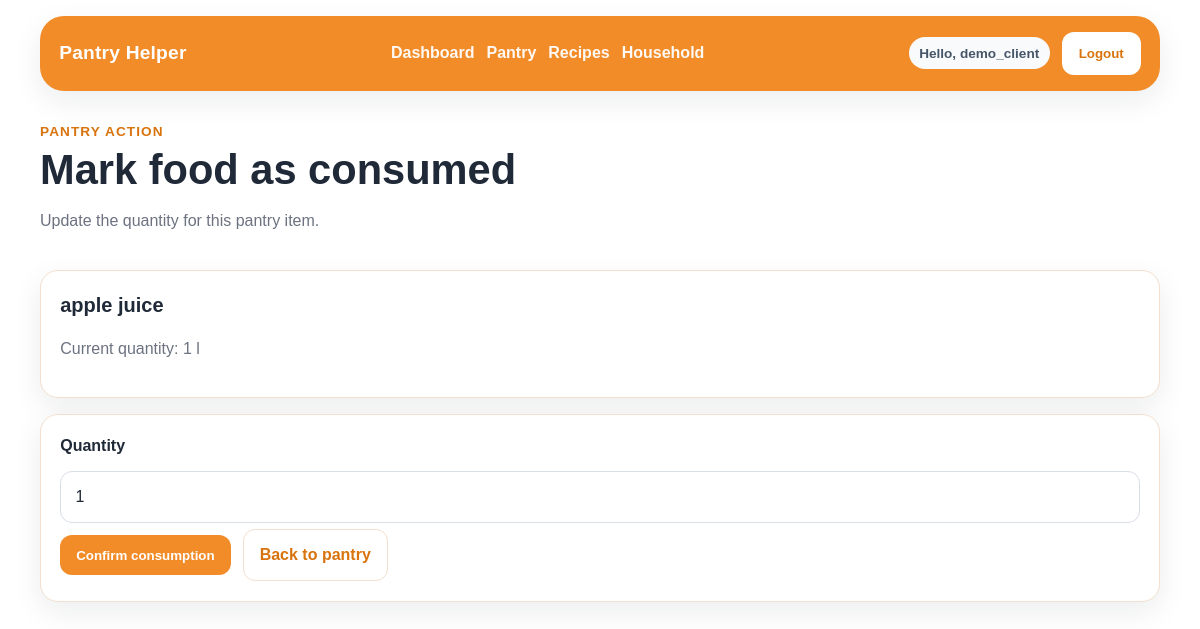
The page /foods/13/consume/ (signed in) on the database as committed earlier.
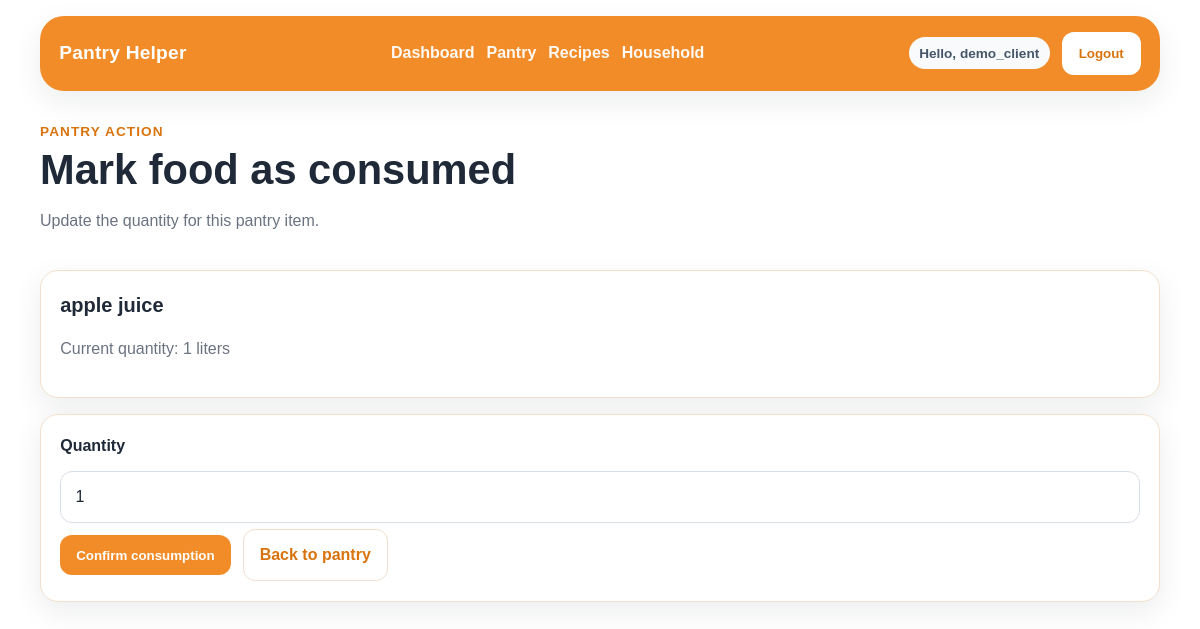
The same page on the database as committed later.
### app/models.py (models this page shows, shortened)
class Food(models.Model):
    LOCATION_CHOICES = [
        ('FRIDGE', 'Fridge'),
        ('FREEZER', 'Freezer'),
        ('PANTRY', 'Pantry'),
    ]
    household = models.ForeignKey(
        Household,
        on_delete=models.CASCADE,
        related_name='foods'
    )
    ingredient = models.ForeignKey(
        Ingredient,
        on_delete=models.CASCADE,
        related_name='foods'
    )
    quantity = models.IntegerField(default=0)
    unit = models.CharField(
        max_length=20,
        choices=Unit.choices,
        default=Unit.UNITS,
    )
    location = models.CharField(
        max_length=20,
        choices=LOCATION_CHOICES,
        default='PANTRY')
    expiry_date = models.DateField(null=True, blank=True)
    notes = models.TextField(blank=True)
    added_by = models.ForeignKey(
        User,
        on_delete=models.SET_NULL,
        null=True,
        blank=True,
        related_name='added_foods'
    )
    class Meta:
        ordering = ['expiry_date', 'ingredient__name']
        permissions = [
            ('mark_food_consumed', 'Can mark a food item as consumed'),
            ('mark_food_wasted', 'Can mark a food item as wasted'),
        ]

class Ingredient(models.Model):
    name = models.CharField(max_length=120)
    category = models.ForeignKey(
        Category,
        on_delete=models.SET_NULL,
        null=True,
        blank=True,
        related_name='ingredients'
    )
    class Meta:
        ordering = ['name']

### app/views.py (the view)
# urls.py: path('foods/<int:pk>/consume/', views.food_consume, name='food_consume'),
@login_required
@permission_required('app.mark_food_consumed', raise_exception=True)
def food_consume(request, pk):
    membership = get_membership(request.user)
    if membership is None:
        return redirect('app:dashboard')
    food = get_object_or_404(Food, pk=pk, household=membership.household)
    if request.method == 'POST':
        form = FoodQuantityForm(request.POST, food=food)
        if form.is_valid():
            quantity = form.cleaned_data['quantity']
            if quantity == food.quantity:
                food.delete()
            else:
                food.quantity -= quantity
                food.save()
            return redirect('app:food_list')
    else:
        form = FoodQuantityForm(food=food)
    return render(request, 'app/food/food_action.html', {
        'form': form,
        'food': food,
        'page_title': 'Mark food as consumed',
        'submit_label': 'Confirm consumption',
    })

### app/forms.py (shortened to what this page needs)
class FoodQuantityForm(forms.Form):
    quantity = forms.IntegerField(min_value=1, initial=1)
    def __init__(self, *args, **kwargs):
        self.food = kwargs.pop('food', None)
        super().__init__(*args, **kwargs)

### app/utils.py (called while the page is built)
def get_membership(user):
    return getattr(user, 'household_member', None)

### app/templates/app/food/food_action.html (shortened to what this page needs)
{% extends "base.html" %}
{% block content %}
<div class="page-header">
    <div>
        <span class="eyebrow">Pantry action</span>
        <h1>{{ page_title }}</h1>
        <p class="page-subtitle">Update the quantity for this pantry item.</p>
    </div>
</div>
<div class="card">
    <h2>{{ food.ingredient.name }}</h2>
    <p class="page-subtitle">Current quantity: {{ food.quantity }} {{ food.unit }}</p>
</div>
<form method="post" class="card form-card">
    <div class="form-field">
        <label for="{{ form.quantity.id_for_label }}">{{ form.quantity.label }}</label>
        {{ form.quantity }}
    </div>
    <div class="form-field">
    </div>
    <div class="page-actions">
        <button type="submit" class="btn">{{ submit_label }}</button>
        <a href="{% url 'app:food_list' %}" class="btn btn-secondary">Back to pantry</a>
    </div>
</form>
{% endblock %}

### app/templates/base.html (shortened to what this page needs)
{% load static %}
<!DOCTYPE html>
<html lang="pt">
<head>
    <link rel="stylesheet" href="{% static 'css/style.css' %}">
</head>
<body>
    <header class="site-shell">
        <div class="container">
            <nav class="navbar">
                <a class="brand" href="{% if user.is_authenticated %}{% url 'app:dashboard' %}{% endif %}">
                    Pantry Helper
                </a>
                <div class="nav-links">
                    {% if user.is_authenticated %}
                        <a href="{% url 'app:dashboard' %}">Dashboard</a>
                        {% if perms.app.view_food %}
                            <a href="{% url 'app:food_list' %}">Pantry</a>
                        {% endif %}
                        {% if perms.app.view_recipe %}
                            <a href="{% url 'app:recipe_list' %}">Recipes</a>
                        {% endif %}
                        <a href="{% url 'app:household_manage' %}">Household</a>
                    {% endif %}
                </div>
                <div class="nav-user">
                    {% include "loginpartial.html" %}
                </div>
            </nav>
        </div>
    </header>
    <main class="container main-content">
        {% block content %}
        {% endblock %}
    </main>
</body>
</html>

### app/templates/loginpartial.html (shortened to what this page needs)
{% if user.is_authenticated %}
    <div class="auth-box">
        <span class="tag tag-muted">Hello, {{ user.username }}</span>
        <form action="{% url 'logout' %}" method="post" class="inline-form">
            <button type="submit" class="btn btn-light">Logout</button>
        </form>
    </div>
{% else %}
    <a href="{% url 'login' %}" class="btn btn-light">Login</a>
{% endif %}

### static/css/style.css (style rules this page uses)
:root { --bg: #ffffff; --surface: #ffffff; --surface-soft: #fff7ef; --border: #f2dfcf; --text: #1f2937; --muted: #6b7280; --accent: #f28c28; --accent-dark: #d9730d; --accent-soft: #fff2e2; --success-soft: #ecfdf3; --success-text: #166534; --warning-soft: #fff7ed; --warning-text: #9a3412; --danger-soft: #fff1f2; --danger-text: #be123c; --shadow: 0 10px 30px rgba(17, 24, 39, 0.08); --radius: 18px; }
* { box-sizing: border-box; }
html { scroll-behavior: smooth; }
body { margin: 0; font-family: Arial, Helvetica, sans-serif; background: var(--bg); color: var(--text); line-height: 1.55; }
a { color: var(--accent-dark); text-decoration: none; }
.container { width: min(1120px, calc(100% - 2rem)); margin: 0 auto; }
.site-shell { padding: 1rem 0 0; background: var(--bg); }
.navbar { background: var(--accent); border-radius: 24px; padding: 1rem 1.2rem; display: flex; gap: 1rem; align-items: center; justify-content: space-between; box-shadow: var(--shadow); flex-wrap: wrap; }
.brand { font-size: 1.2rem; font-weight: 700; color: white; letter-spacing: 0.2px; }
.nav-links, .nav-user, .auth-box, .inline-form, .page-actions, .tag-row { display: flex; align-items: center; gap: 0.75rem; flex-wrap: wrap; }
.nav-links a { color: white; font-weight: 600; opacity: 0.95; }
.main-content { padding: 1.75rem 0 2.5rem; }
.page-header { display: flex; justify-content: space-between; align-items: end; gap: 1rem; margin-bottom: 1.25rem; flex-wrap: wrap; }
.eyebrow { display: inline-block; font-size: 0.85rem; font-weight: 700; color: var(--accent-dark); text-transform: uppercase; letter-spacing: 0.08em; margin-bottom: 0.35rem; }
h1, h2, h3 { margin-top: 0; color: var(--text); }
h1 { font-size: clamp(1.9rem, 4vw, 2.6rem); line-height: 1.1; margin-bottom: 0.5rem; }
h2 { font-size: 1.25rem; margin-bottom: 0.8rem; }
.page-subtitle, .muted, .item-notes, .helper-text { color: var(--muted); }
.card { background: var(--surface); border: 1px solid var(--border); border-radius: var(--radius); padding: 1.2rem; box-shadow: var(--shadow); }
.card + .card { margin-top: 1rem; }
.btn, button, input[type="submit"] { border: 0; border-radius: 12px; background: var(--accent); color: white; font-weight: 700; padding: 0.8rem 1rem; cursor: pointer; transition: 0.2s ease; text-decoration: none; display: inline-flex; align-items: center; justify-content: center; }
.btn-secondary { background: white; color: var(--accent-dark); border: 1px solid var(--border); }
.btn-light { background: white; color: var(--accent-dark); border: 1px solid rgba(255, 255, 255, 0.5); }
.tag { display: inline-flex; align-items: center; padding: 0.35rem 0.65rem; border-radius: 999px; background: var(--accent-soft); color: var(--accent-dark); font-size: 0.85rem; font-weight: 700; }
.tag-muted { background: #f8fafc; color: #475569; }
form { margin: 0; }
.form-card label { display: block; font-weight: 700; margin-bottom: 0.35rem; }
.form-card input, .form-card select, .form-card textarea, .auth-panel input, .auth-panel select, .auth-panel textarea, .inline-form select { width: 100%; border: 1px solid #d8dee6; border-radius: 12px; padding: 0.8rem 0.9rem; font: inherit; color: var(--text); background: white; }
.inline-form { margin: 0; }
.form-field { display: grid; gap: 0.4rem; }
.form-field label { display: block; font-weight: 700; color: var(--text); }

Rows that differ between the two databases and show on the page:
changed Food "apple juice": unit "l" → "liters"
